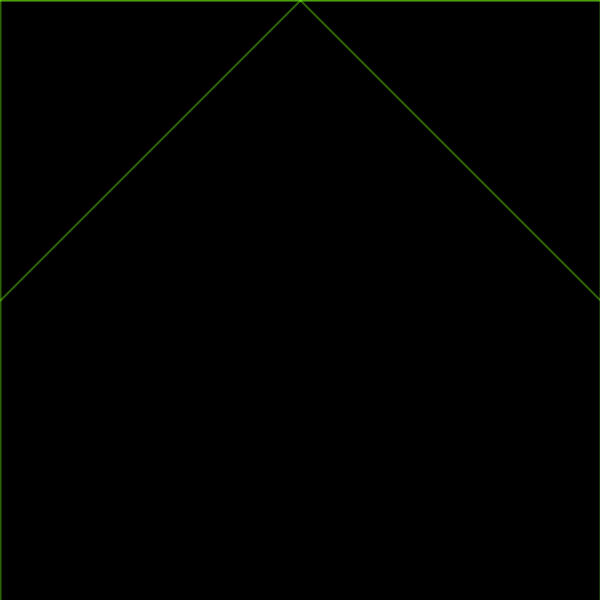
Frame 1 (no input)
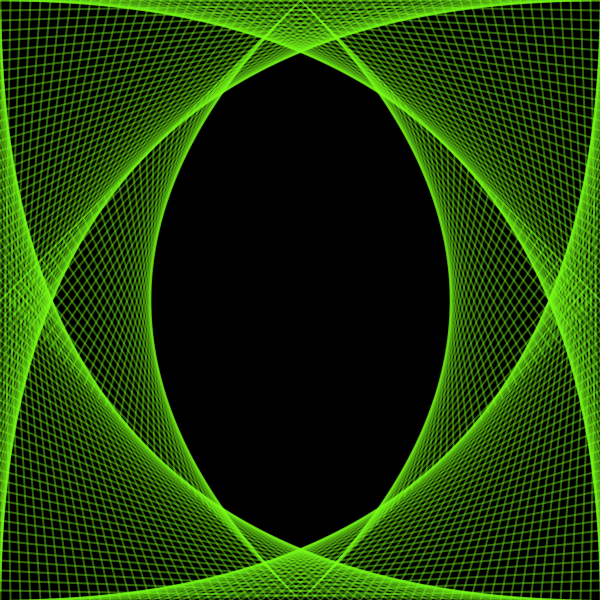
Frame 60 (the mouse pressed at the canvas centre just before this capture)
Frame 120 (the mouse held since frame 60 and released just before this capture): identical to frame 60, image omitted

The Processing sketch that drew these frames (run headless with seeded random() and noise(); from frame 60 on, the mouse is pressed at the canvas centre):

// Processing sketch: processing_129139
// ── processing_129139.pde

int a = 0;
int b = 0;
int c = 0;
int d = 600;
int e = 0;
int f = 0;
int g = 600;
int h = 0;
int i = 300;
int j = 0;
int k = 600;
int l = 300;
int m = 300;
int n = 0;
int o = 0;
int p = 300;

PImage smile;

void setup(){
 size(600,600);
 background(0);
 
 
}

void draw(){
  stroke(#77FF17,100);
  strokeWeight(2);
 if(a<600){
  line(0,b,a,600);
  a=a+10;
  b=b+10;
 } 
if (c<600){
 line(d,0,0,c);
 c=c+10;
 d=d-10;
}
if (e<600){
 line(f,0,600,e);
 f=f+10;
 e=e+10;
}
if (g>0){
 line(600,h,g,600);
 g=g-10;
 h=h+10;
}
if(i<600){
 line(i,j,k,l);
 i=i+7;
 j=j+7;
 k=k-7;
 l=l+7;

}
if(m>0){
 line(m,n,o,p);
 m=m-7;
 n=n+7;
 o=o+7;
 p=p+7;
}


}
